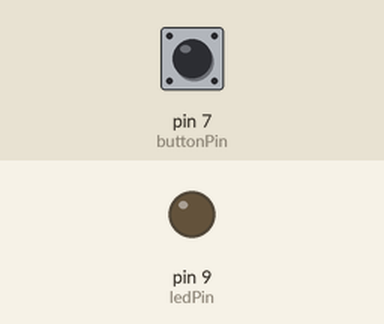
This sketch was run on a simulated Arduino Uno, built with avr-gcc and run on an emulated ATmega328P. Shown: output pins drawn as LEDs (lit = HIGH). Dashed ring = blinking. Inputs (shaded band) come from the test bench; at power-on: pin 7 (buttonPin) HIGH.

Above: at 1.2 s.
1.3 s: pin 7 (buttonPin) pulled LOW for 3.2 s
At 3.6 s:
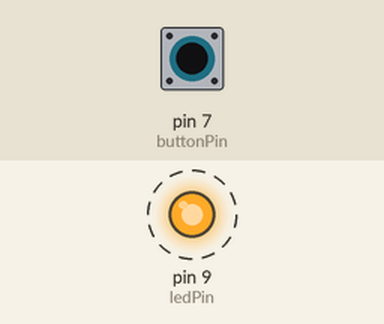
Timing chart, 0 to 6.8 s (numbered marks = the images above; inputs shaded):
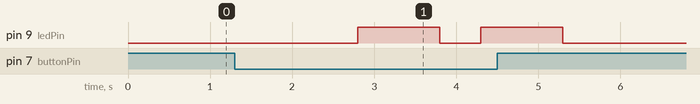

The sketch:

Buttonkaleng.ino
```cpp
const int buttonPin = 7;     // the number of the pushbutton pin
const int ledPin =  9;      // the number of the LED pin

// variables will change:
int buttonState = 0;         // variable for reading the pushbutton status

void setup() {
  // initialize the LED pin as an output:
  pinMode(ledPin, OUTPUT);
  // initialize the pushbutton pin as an input:
  pinMode(buttonPin, INPUT);
}

void loop() {
  // read the state of the pushbutton value:
  buttonState = digitalRead(buttonPin);

  // check if the pushbutton is pressed. If it is, the buttonState is HIGH:
  if (buttonState == LOW) {
    // turn LED on:
    delay(1000);
    digitalWrite(ledPin, LOW);
    delay(500);
    digitalWrite(ledPin, HIGH);
  } else {
    // turn LED off:
    digitalWrite(ledPin, LOW);
  }
}
```

Measured:
- after the input at 1.3 s, pin 9 (ledPin): alternates HIGH for 1.0 s and LOW for 0.50 s, 4 changes in all, then stays LOW, starting after 1.5 s
